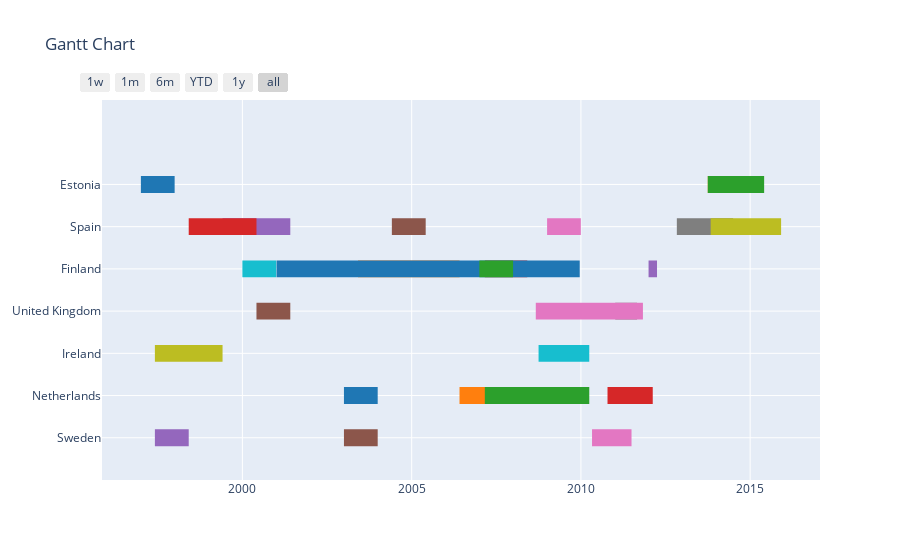

Write notebook code for a chart like this one.
### Markdown cell above
We can't compare all nations in the dataset, as many nations only have one survey or they don't have surveys spanning over an enough large time chunk. So we restrict the analysis to nations for which we can compare behaviours between distant points in time.

Most promising nations are:
- Estonia
- Spain
- Finland
- UK
- Ireland
- Netherlands
- Sweden

Let's plot a Gantt with only these:

### Code cell
df_gantt_best = (
    df_gantt[df_gantt["Task"].isin(["Estonia","Spain","Finland","United Kingdom","Ireland","Netherlands","Sweden"])]
    .reset_index(drop=True)
)

fig = ff.create_gantt(df_gantt_best, group_tasks=True, showgrid_x=True, showgrid_y=True)
fig.show()

### Figure 1 — Plotly figure (JSON) as saved in the notebook; plotly's stock layout.template omitted (floating-point values rounded to 4 significant figures)
{"data": [{"fill": "toself", "fillcolor": "rgb(127, 127, 127)", "hoverinfo": "name", "legendgroup": "rgb(127, 127, 127)", "mode": "none", "name": "United Kingdom", "type": "scatter", "x": ["2012-11-01T00:00:00", "2014-07-01T00:00:00", "2014-07-01T00:00:00", "2012-11-01T00:00:00", "2012-11-01T00:00:00", "2011-01-06T00:00:00", "2011-08-30T00:00:00", "2011-08-30T00:00:00", "2011-01-06T00:00:00"], "y": [4.8, 4.8, 5.2, 5.2, null, 2.8, 2.8, 3.2, 3.2]}, {"fill": "toself", "fillcolor": "rgb(140, 86, 75)", "hoverinfo": "name", "legendgroup": "rgb(140, 86, 75)", "mode": "none", "name": "Sweden", "type": "scatter", "x": ["2004-06-01T00:00:00", "2005-06-01T00:00:00", "2005-06-01T00:00:00", "2004-06-01T00:00:00", "2004-06-01T00:00:00", "2000-06-01T00:00:00", "2001-06-01T00:00:00", "2001-06-01T00:00:00", "2000-06-01T00:00:00", "2000-06-01T00:00:00", "2003-01-01T00:00:00", "2003-12-31T00:00:00", "2003-12-31T00:00:00", "2003-01-01T00:00:00"], "y": [4.8, 4.8, 5.2, 5.2, null, 2.8, 2.8, 3.2, 3.2, null, -0.2, -0.2, 0.2, 0.2]}, {"fill": "toself", "fillcolor": "rgb(148, 103, 189)", "hoverinfo": "name", "legendgroup": "rgb(148, 103, 189)", "mode": "none", "name": "Sweden", "type": "scatter", "x": ["1999-06-01T00:00:00", "2001-06-01T00:00:00", "2001-06-01T00:00:00", "1999-06-01T00:00:00", "1999-06-01T00:00:00", "2012-01-01T00:00:00", "2012-04-01T00:00:00", "2012-04-01T00:00:00", "2012-01-01T00:00:00", "2012-01-01T00:00:00", "1997-06-01T00:00:00", "1998-06-01T00:00:00", "1998-06-01T00:00:00", "1997-06-01T00:00:00"], "y": [4.8, 4.8, 5.2, 5.2, null, 3.8, 3.8, 4.2, 4.2, null, -0.2, -0.2, 0.2, 0.2]}, {"fill": "toself", "fillcolor": "rgb(188, 189, 34)", "hoverinfo": "name", "legendgroup": "rgb(188, 189, 34)", "mode": "none", "name": "Ireland", "type": "scatter", "x": ["2013-11-01T00:00:00", "2015-12-01T00:00:00", "2015-12-01T00:00:00", "2013-11-01T00:00:00", "2013-11-01T00:00:00", "1997-06-01T00:00:00", "1999-06-01T00:00:00", "1999-06-01T00:00:00", "1997-06-01T00:00:00"], "y": [4.8, 4.8, 5.2, 5.2, null, 1.8, 1.8, 2.2, 2.2]}, {"fill": "toself", "fillcolor": "rgb(214, 39, 40)", "hoverinfo": "name", "legendgroup": "rgb(214, 39, 40)", "mode": "none", "name": "Netherlands", "type": "scatter", "x": ["1998-06-01T00:00:00", "2000-06-01T00:00:00", "2000-06-01T00:00:00", "1998-06-01T00:00:00", "1998-06-01T00:00:00", "2007-03-01T00:00:00", "2008-06-01T00:00:00", "2008-06-01T00:00:00", "2007-03-01T00:00:00", "2007-03-01T00:00:00", "2010-10-15T00:00:00", "2012-02-15T00:00:00", "2012-02-15T00:00:00", "2010-10-15T00:00:00"], "y": [4.8, 4.8, 5.2, 5.2, null, 3.8, 3.8, 4.2, 4.2, null, 0.8, 0.8, 1.2, 1.2]}, {"fill": "toself", "fillcolor": "rgb(227, 119, 194)", "hoverinfo": "name", "legendgroup": "rgb(227, 119, 194)", "mode": "none", "name": "Sweden", "type": "scatter", "x": ["2009-01-01T00:00:00", "2009-12-31T00:00:00", "2009-12-31T00:00:00", "2009-01-01T00:00:00", "2009-01-01T00:00:00", "2008-09-01T00:00:00", "2011-11-01T00:00:00", "2011-11-01T00:00:00", "2008-09-01T00:00:00", "2008-09-01T00:00:00", "2010-05-01T00:00:00", "2011-07-01T00:00:00", "2011-07-01T00:00:00", "2010-05-01T00:00:00"], "y": [4.8, 4.8, 5.2, 5.2, null, 2.8, 2.8, 3.2, 3.2, null, -0.2, -0.2, 0.2, 0.2]}, {"fill": "toself", "fillcolor": "rgb(23, 190, 207)", "hoverinfo": "name", "legendgroup": "rgb(23, 190, 207)", "mode": "none", "name": "Ireland", "type": "scatter", "x": ["2000-01-01T00:00:00", "2000-12-31T00:00:00", "2000-12-31T00:00:00", "2000-01-01T00:00:00", "2000-01-01T00:00:00", "2008-10-01T00:00:00", "2010-04-01T00:00:00", "2010-04-01T00:00:00", "2008-10-01T00:00:00"], "y": [3.8, 3.8, 4.2, 4.2, null, 1.8, 1.8, 2.2, 2.2]}, {"fill": "toself", "fillcolor": "rgb(255, 127, 14)", "hoverinfo": "name", "legendgroup": "rgb(255, 127, 14)", "mode": "none", "name": "Netherlands", "type": "scatter", "x": ["2013-10-01T00:00:00", "2015-04-01T00:00:00", "2015-04-01T00:00:00", "2013-10-01T00:00:00", "2013-10-01T00:00:00", "2003-06-01T00:00:00", "2006-06-01T00:00:00", "2006-06-01T00:00:00", "2003-06-01T00:00:00", "2003-06-01T00:00:00", "2006-06-01T00:00:00", "2007-06-01T00:00:00", "2007-06-01T00:00:00", "2006-06-01T00:00:00"], "y": [5.8, 5.8, 6.2, 6.2, null, 3.8, 3.8, 4.2, 4.2, null, 0.8, 0.8, 1.2, 1.2]}, {"fill": "toself", "fillcolor": "rgb(31, 119, 180)", "hoverinfo": "name", "legendgroup": "rgb(31, 119, 180)", "mode": "none", "name": "Netherlands", "type": "scatter", "x": ["1997-01-01T00:00:00", "1997-12-31T00:00:00", "1997-12-31T00:00:00", "1997-01-01T00:00:00", "1997-01-01T00:00:00", "2001-01-04T00:00:00", "2009-12-19T00:00:00", "2009-12-19T00:00:00", "2001-01-04T00:00:00", "2001-01-04T00:00:00", "2003-01-01T00:00:00", "2003-12-31T00:00:00", "2003-12-31T00:00:00", "2003-01-01T00:00:00"], "y": [5.8, 5.8, 6.2, 6.2, null, 3.8, 3.8, 4.2, 4.2, null, 0.8, 0.8, 1.2, 1.2]}, {"fill": "toself", "fillcolor": "rgb(44, 160, 44)", "hoverinfo": "name", "legendgroup": "rgb(44, 160, 44)", "mode": "none", "name": "Netherlands", "type": "scatter", "x": ["2013-10-01T00:00:00", "2015-06-01T00:00:00", "2015-06-01T00:00:00", "2013-10-01T00:00:00", "2013-10-01T00:00:00", "2007-01-01T00:00:00", "2007-12-31T00:00:00", "2007-12-31T00:00:00", "2007-01-01T00:00:00", "2007-01-01T00:00:00", "2007-03-01T00:00:00", "2010-04-01T00:00:00", "2010-04-01T00:00:00", "2007-03-01T00:00:00"], "y": [5.8, 5.8, 6.2, 6.2, null, 3.8, 3.8, 4.2, 4.2, null, 0.8, 0.8, 1.2, 1.2]}, {"legendgroup": "rgb(127, 127, 127)", "marker": {"color": "rgb(127, 127, 127)", "opacity": 0, "size": 1}, "mode": "markers", "name": "", "showlegend": false, "text": [null, null, null, null], "type": "scatter", "x": ["2012-11-01T00:00:00", "2014-07-01T00:00:00", "2011-01-06T00:00:00", "2011-08-30T00:00:00"], "y": [5, 5, 3, 3]}, {"legendgroup": "rgb(140, 86, 75)", "marker": {"color": "rgb(140, 86, 75)", "opacity": 0, "size": 1}, "mode": "markers", "name": "", "showlegend": false, "text": [null, null, null, null, null, null], "type": "scatter", "x": ["2004-06-01T00:00:00", "2005-06-01T00:00:00", "2000-06-01T00:00:00", "2001-06-01T00:00:00", "2003-01-01T00:00:00", "2003-12-31T00:00:00"], "y": [5, 5, 3, 3, 0, 0]}, {"legendgroup": "rgb(148, 103, 189)", "marker": {"color": "rgb(148, 103, 189)", "opacity": 0, "size": 1}, "mode": "markers", "name": "", "showlegend": false, "text": [null, null, null, null, null, null], "type": "scatter", "x": ["1999-06-01T00:00:00", "2001-06-01T00:00:00", "2012-01-01T00:00:00", "2012-04-01T00:00:00", "1997-06-01T00:00:00", "1998-06-01T00:00:00"], "y": [5, 5, 4, 4, 0, 0]}, {"legendgroup": "rgb(188, 189, 34)", "marker": {"color": "rgb(188, 189, 34)", "opacity": 0, "size": 1}, "mode": "markers", "name": "", "showlegend": false, "text": [null, null, null, null], "type": "scatter", "x": ["2013-11-01T00:00:00", "2015-12-01T00:00:00", "1997-06-01T00:00:00", "1999-06-01T00:00:00"], "y": [5, 5, 2, 2]}, {"legendgroup": "rgb(214, 39, 40)", "marker": {"color": "rgb(214, 39, 40)", "opacity": 0, "size": 1}, "mode": "markers", "name": "", "showlegend": false, "text": [null, null, null, null, null, null], "type": "scatter", "x": ["1998-06-01T00:00:00", "2000-06-01T00:00:00", "2007-03-01T00:00:00", "2008-06-01T00:00:00", "2010-10-15T00:00:00", "2012-02-15T00:00:00"], "y": [5, 5, 4, 4, 1, 1]}, {"legendgroup": "rgb(227, 119, 194)", "marker": {"color": "rgb(227, 119, 194)", "opacity": 0, "size": 1}, "mode": "markers", "name": "", "showlegend": false, "text": [null, null, null, null, null, null], "type": "scatter", "x": ["2009-01-01T00:00:00", "2009-12-31T00:00:00", "2008-09-01T00:00:00", "2011-11-01T00:00:00", "2010-05-01T00:00:00", "2011-07-01T00:00:00"], "y": [5, 5, 3, 3, 0, 0]}, {"legendgroup": "rgb(23, 190, 207)", "marker": {"color": "rgb(23, 190, 207)", "opacity": 0, "size": 1}, "mode": "markers", "name": "", "showlegend": false, "text": [null, null, null, null], "type": "scatter", "x": ["2000-01-01T00:00:00", "2000-12-31T00:00:00", "2008-10-01T00:00:00", "2010-04-01T00:00:00"], "y": [4, 4, 2, 2]}, {"legendgroup": "rgb(255, 127, 14)", "marker": {"color": "rgb(255, 127, 14)", "opacity": 0, "size": 1}, "mode": "markers", "name": "", "showlegend": false, "text": [null, null, null, null, null, null], "type": "scatter", "x": ["2013-10-01T00:00:00", "2015-04-01T00:00:00", "2003-06-01T00:00:00", "2006-06-01T00:00:00", "2006-06-01T00:00:00", "2007-06-01T00:00:00"], "y": [6, 6, 4, 4, 1, 1]}, {"legendgroup": "rgb(31, 119, 180)", "marker": {"color": "rgb(31, 119, 180)", "opacity": 0, "size": 1}, "mode": "markers", "name": "", "showlegend": false, "text": [null, null, null, null, null, null], "type": "scatter", "x": ["1997-01-01T00:00:00", "1997-12-31T00:00:00", "2001-01-04T00:00:00", "2009-12-19T00:00:00", "2003-01-01T00:00:00", "2003-12-31T00:00:00"], "y": [6, 6, 4, 4, 1, 1]}, {"legendgroup": "rgb(44, 160, 44)", "marker": {"color": "rgb(44, 160, 44)", "opacity": 0, "size": 1}, "mode": "markers", "name": "", "showlegend": false, "text": [null, null, null, null, null, null], "type": "scatter", "x": ["2013-10-01T00:00:00", "2015-06-01T00:00:00", "2007-01-01T00:00:00", "2007-12-31T00:00:00", "2007-03-01T00:00:00", "2010-04-01T00:00:00"], "y": [6, 6, 4, 4, 1, 1]}], "layout": {"autosize": true, "hovermode": "closest", "showlegend": false, "title": {"text": "Gantt Chart"}, "xaxis": {"autorange": true, "range": ["1995-11-16 10:08:07.6494", "2017-01-15 13:51:52.3506"], "rangeselector": {"buttons": [{"count": 7, "label": "1w", "step": "day", "stepmode": "backward"}, {"count": 1, "label": "1m", "step": "month", "stepmode": "backward"}, {"count": 6, "label": "6m", "step": "month", "stepmode": "backward"}, {"count": 1, "label": "YTD", "step": "year", "stepmode": "todate"}, {"count": 1, "label": "1y", "step": "year", "stepmode": "backward"}, {"step": "all"}]}, "showgrid": true, "type": "date", "zeroline": false}, "yaxis": {"autorange": false, "range": [-1, 8], "showgrid": true, "ticktext": ["Sweden", "Netherlands", "Ireland", "United Kingdom", "Finland", "Spain", "Estonia"], "tickvals": [0, 1, 2, 3, 4, 5, 6], "type": "linear", "zeroline": false}}}
